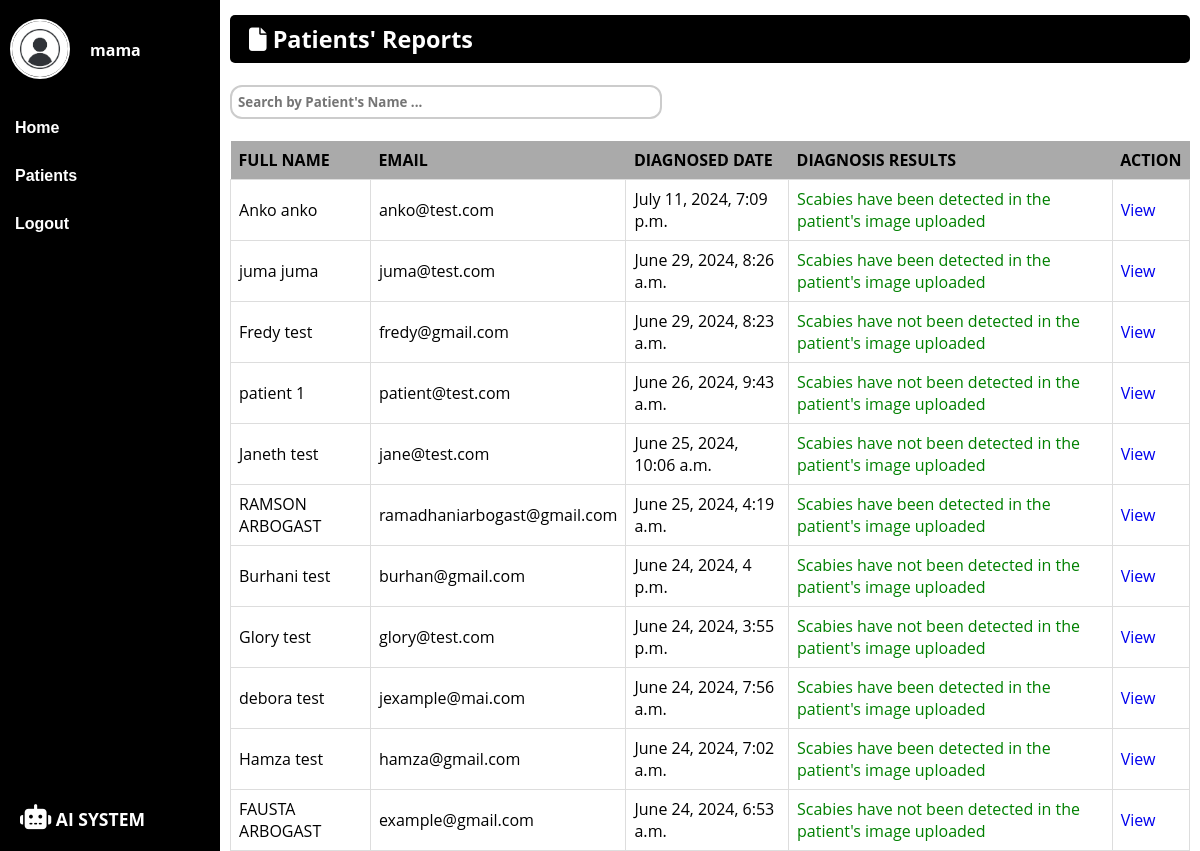
/patientsreport/ (signed in), run on the app's committed database.
### ai_dermatologist/models.py (models this page shows, shortened)
class DiagnosisReport(models.Model):
    patient = models.ForeignKey(Patients, on_delete=models.CASCADE)
    result = models.CharField(max_length=60)
    image = models.ImageField(upload_to='diagnosis_images')
    created_at = models.DateTimeField(auto_now_add=True)

class Patients(models.Model):
    fullname = models.CharField(max_length=200)
    email = models.EmailField(unique=True)
    age = models.PositiveIntegerField()
    gender = models.CharField(max_length=6)
    registered_date = models.DateTimeField(auto_now_add=True)
    class Meta:
        verbose_name_plural = 'Patients'

### ai_dermatologist/views.py (the view)
# urls.py: path('patientsreport/', views.patientsreport, name='patientsreport'),
@login_required(login_url='/')
@never_cache
def patientsreport(request):
    reports = DiagnosisReport.objects.order_by('-created_at')
    return render(request, 'dermatologist/patientsreport.html', {'reports':reports})

### templates/dermatologist/patientsreport.html (shortened to what this page needs)
{% load static %}
<!DOCTYPE html>
<html lang="en">
<head>
    <link rel="stylesheet" href="{% static 'css/style.css' %}">
</head>
<body>
    <div class="wrapper">
        <div class="sidebar">
            <div class="profile-username">
                <a href="{% url 'userprofile'%}">
                    <img src="{% static 'assets/avatar.jpg'%}" alt="user-image" width="60px" height="60px">
                </a>
                {% if user.is_authenticated %}
                <p style="color: white;"><strong> {{ user.username }}</strong></p>
                {% endif %}
            </div>
            <ul>
                <li><a href="{% url 'dashboard' %}">Home</a></li>
                <li><a href="{% url 'patientslist' %}">Patients</a></li>
                <li><a href="{% url 'index' %}">Logout</a></li>
            </ul>
            <div class="footer-h3">
                <h3><i class="fa-solid fa-robot fa-beat"></i> AI SYSTEM</h3>
            </div>
        </div>
    </div>
    <div class="main-content">
        <header>
            <h3><i class="fa-solid fa-file"></i> Patients' Reports</h3>
        </header><br>
        <main>
            <div class="search">
                <input type="search" id="searchInput" placeholder="Search by Patient's Name ...">
            </div><br>
            <div class="diagnosed-patient-table" id="patientTable">
                <table>
                    <thead>
                        <tr>
                            <th>FULL NAME</th>
                            <th>EMAIL</th>
                            <th>DIAGNOSED DATE</th>
                            <th>DIAGNOSIS RESULTS</th>
                            <th>ACTION</th>
                        </tr>
                    </thead>
                    {% for report in reports %}
                    <tr>
                        <td>{{ report.patient.fullname }}</td>
                        <td>{{ report.patient.email }}</td>
                        <td>{{ report.created_at}}</td>
                        <td style="color: green;">{{ report.result }}</td>
                        <td><a href="{% url 'patient_detail' report.patient.id %}">View</a></td>
                    </tr>
                    {%endfor%}
                </table>
            </div>
        </main>
    </div>
</body>
</html>

### ai_dermatologist/static/css/style.css (style rules this page uses)
* { margin: 0; padding: 0; box-sizing: border-box; list-style: none; text-decoration: none; font-family: "Open Sans", sans-serif; }
.diagnosed-patient-table table { border-collapse: collapse; width: 100%; }
.diagnosed-patient-table th { background-color: #aaa; }
.patients-table th, td { padding: 8px; text-align: left; border-bottom: 1px solid #ddd; border: 1px solid #ddd; }
.diagnosed-patient-table th, td { padding: 8px; text-align: left; border-bottom: 1px solid #ddd; }
.search input[type="search"] { padding: 6px; width: 45%; border-radius: 12px; border: 2px solid #ccc; }
.search ::placeholder { font-weight: bold; }
.wrapper { display: flex; position: relative; }
.wrapper .sidebar { position: fixed; width: 220px; height: 100%; background-color: black; padding: 10px 0; }
.wrapper .sidebar ul li { padding: 15px; }
.wrapper .sidebar ul li a { color: white; display: block; font-weight: bold; font-family: 'Trebuchet MS', 'Lucida Sans Unicode', 'Lucida Grande', 'Lucida Sans', Arial, sans-serif; }
.main-content { margin-left: 230px; margin-right: 10px; margin-top: 15px; }
.footer-h3 { color: white; font-size: 15px; padding: 20px; position: fixed; bottom: 0; font-family: 'Franklin Gothic Medium', 'Arial Narrow', Arial, sans-serif; }
.footer-h3 i { font-size: 25px; }
.main-content header { font-size: 20px; background-color: black; color: white; padding: 8px 19px; border-radius: 5px; }
.profile-username { margin-top: 9px; margin-left: 10px; margin-bottom: 20px; display: inline-flex; }
.profile-username p { padding: 20px; margin-right: 10px; }
.profile-username img { border-radius: 50px; border: 2px solid white; }

### data on the page
DiagnosisReport: patient.fullname "Anko anko", patient.email "anko@test.com", created_at "July 11, 2024, 7:09 p.m.", result "Scabies have been detected in the patient's image uploaded"
DiagnosisReport: patient.fullname "juma juma", patient.email "juma@test.com", created_at "June 29, 2024, 8:26 a.m.", result "Scabies have been detected in the patient's image uploaded"
DiagnosisReport: patient.fullname "Fredy test", patient.email "fredy@gmail.com", created_at "June 29, 2024, 8:23 a.m.", result "Scabies have not been detected in the patient's image uploaded"
DiagnosisReport: patient.fullname "patient 1", patient.email "patient@test.com", created_at "June 26, 2024, 9:43 a.m.", result "Scabies have not been detected in the patient's image uploaded"
DiagnosisReport: patient.fullname "Janeth test", patient.email "jane@test.com", created_at "June 25, 2024, 10:06 a.m.", result "Scabies have not been detected in the patient's image uploaded"
DiagnosisReport: patient.fullname "RAMSON ARBOGAST", patient.email "ramadhaniarbogast@gmail.com", created_at "June 25, 2024, 4:19 a.m.", result "Scabies have been detected in the patient's image uploaded"
DiagnosisReport: patient.fullname "Burhani test", patient.email "burhan@gmail.com", created_at "June 24, 2024, 4 p.m.", result "Scabies have not been detected in the patient's image uploaded"
DiagnosisReport: patient.fullname "Glory test", patient.email "glory@test.com", created_at "June 24, 2024, 3:55 p.m.", result "Scabies have not been detected in the patient's image uploaded"
DiagnosisReport: patient.fullname "debora test", patient.email "jexample@mai.com", created_at "June 24, 2024, 7:56 a.m.", result "Scabies have been detected in the patient's image uploaded"
DiagnosisReport: patient.fullname "Hamza test", patient.email "hamza@gmail.com", created_at "June 24, 2024, 7:02 a.m.", result "Scabies have been detected in the patient's image uploaded"
DiagnosisReport: patient.fullname "FAUSTA ARBOGAST", patient.email "example@gmail.com", created_at "June 24, 2024, 6:53 a.m.", result "Scabies have not been detected in the patient's image uploaded"

### other printed values
{{ user.username }} "mama"
